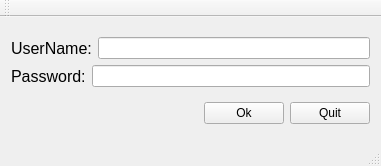
<?xml version="1.0" encoding="UTF-8"?>
<ui version="4.0">
 <class>MainWindow</class>
 <widget class="QMainWindow" name="MainWindow">
  <property name="geometry">
   <rect>
    <x>0</x>
    <y>0</y>
    <width>381</width>
    <height>166</height>
   </rect>
  </property>
  <property name="windowTitle">
   <string>MainWindow</string>
  </property>
  <widget class="QWidget" name="centralWidget">
   <layout class="QVBoxLayout" name="verticalLayout_2">
    <item>
     <layout class="QVBoxLayout" name="verticalLayout">
      <item>
       <layout class="QHBoxLayout" name="horizontalLayout">
        <item>
         <widget class="QLabel" name="id">
          <property name="font">
           <font>
            <pointsize>12</pointsize>
           </font>
          </property>
          <property name="text">
           <string>UserName:</string>
          </property>
         </widget>
        </item>
        <item>
         <widget class="QLineEdit" name="idEdit"/>
        </item>
       </layout>
      </item>
      <item>
       <layout class="QHBoxLayout" name="horizontalLayout_2">
        <item>
         <widget class="QLabel" name="passwd">
          <property name="font">
           <font>
            <pointsize>12</pointsize>
           </font>
          </property>
          <property name="text">
           <string>Password:</string>
          </property>
         </widget>
        </item>
        <item>
         <widget class="QLineEdit" name="passwdEdit"/>
        </item>
       </layout>
      </item>
     </layout>
    </item>
    <item>
     <layout class="QHBoxLayout" name="horizontalLayout_4">
      <item>
       <spacer name="horizontalSpacer">
        <property name="orientation">
         <enum>Qt::Horizontal</enum>
        </property>
        <property name="sizeHint" stdset="0">
         <size>
          <width>148</width>
          <height>20</height>
         </size>
        </property>
       </spacer>
      </item>
      <item>
       <layout class="QHBoxLayout" name="horizontalLayout_3">
        <item>
         <widget class="QPushButton" name="Enter">
          <property name="text">
           <string>Ok</string>
          </property>
         </widget>
        </item>
        <item>
         <widget class="QPushButton" name="exit">
          <property name="text">
           <string>Quit</string>
          </property>
         </widget>
        </item>
       </layout>
      </item>
     </layout>
    </item>
   </layout>
  </widget>
  <widget class="QMenuBar" name="menuBar">
   <property name="geometry">
    <rect>
     <x>0</x>
     <y>0</y>
     <width>381</width>
     <height>19</height>
    </rect>
   </property>
  </widget>
  <widget class="QToolBar" name="mainToolBar">
   <attribute name="toolBarArea">
    <enum>TopToolBarArea</enum>
   </attribute>
   <attribute name="toolBarBreak">
    <bool>false</bool>
   </attribute>
  </widget>
  <widget class="QStatusBar" name="statusBar"/>
 </widget>
 <layoutdefault spacing="6" margin="11"/>
 <resources/>
 <connections/>
</ui>
